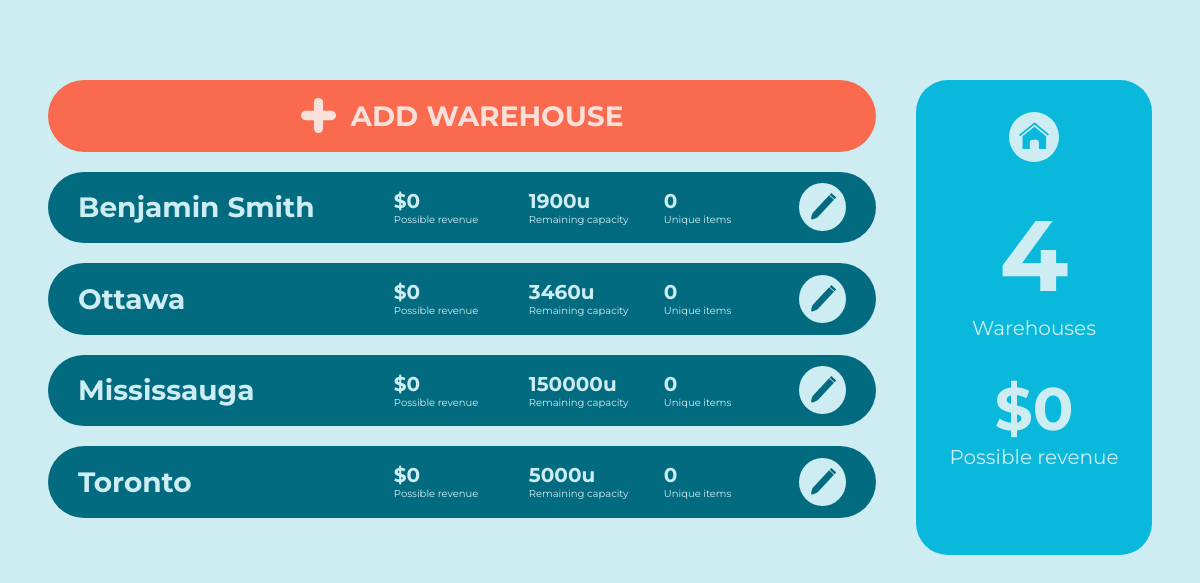
The page /warehouses on the database as committed earlier.
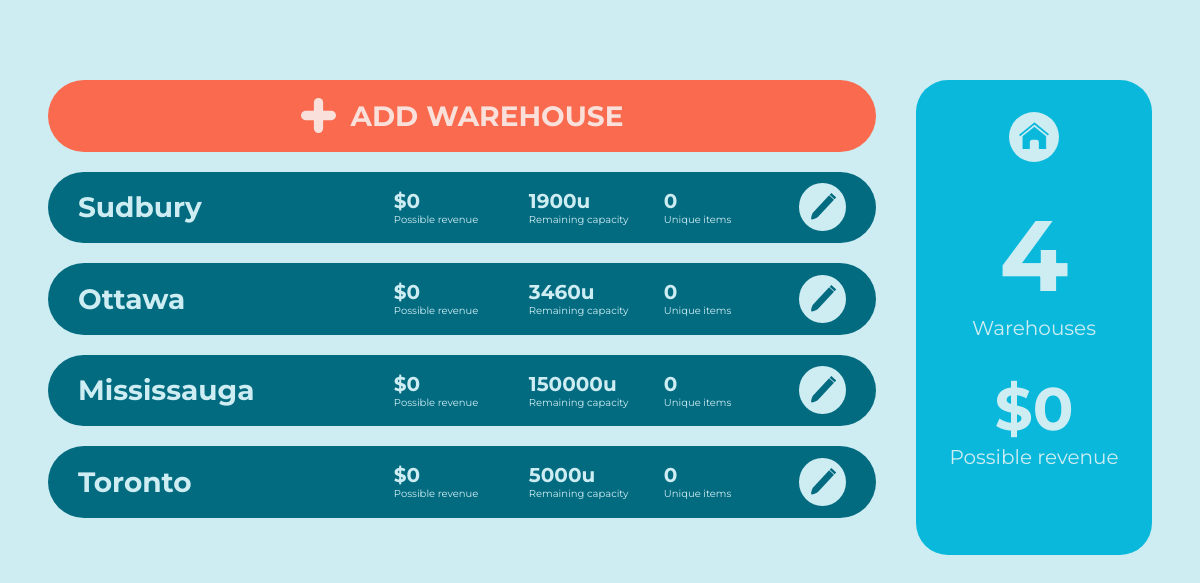
The same page on the database as committed later.
### wms/models.py (models this page shows, shortened)
class Warehouse(db.Model):
    _id = db.Column(db.Integer, primary_key=True)
    name = db.Column(db.String(14), unique=True, nullable=False)
    capacity = db.Column(db.Integer, nullable=False)
    items = db.relationship("Item", backref="home_warehouse", lazy=True)
    @hybrid_property
    def remaining_capacity(self):
        capacityUsed = 0
        for item in self.items:
            capacityUsed += item.quantity * ItemTemplate.query.filter_by(_id=item.item_template_id).size
        return self.capacity - capacityUsed
    @hybrid_property
    def possible_revenue(self):
        revenue = 0
        for item in self.items:
            item_temp = ItemTemplate.query.filter_by(_id=item.item_template_id)
            revenue += item.quantity * (item_temp.price - item_temp.cost)
        return revenue

### wms/routes.py (the view)
@app.route("/warehouses", methods=["GET", "POST"])
def warehouses():
    warehouseForm = WarehouseForm()
    warehouseList = Warehouse.query.all()
    possibleRevenue = 0
    for warehouse in warehouseList:
        possibleRevenue += warehouse.possible_revenue
    if warehouseForm.validate_on_submit():
        flash(f'Warehouse "{warehouseForm.name.data}" created.')
        db.session.add(Warehouse(name=warehouseForm.name.data,
                                 capacity=warehouseForm.capacity.data))
        db.session.commit()
        return redirect(url_for('warehouses'))
    return render_template('warehouses.html',
                           warehouseForm=warehouseForm,
                           warehouses=warehouseList,
                           possibleRevenue=possibleRevenue)

### wms/templates/warehouses.html (shortened to what this page needs)
<!DOCTYPE html>
{% extends "base.html" %}
{% block content %}
<link rel="stylesheet" href="static/warehouses.css">
<div class="content">
    <div class="list">
        <ul>
            <li>
                <button class="add-warehouse" id="add-warehouse">
                    <img src="static/+.svg" alt="+ button">
                    <h1>Add Warehouse</h1>
                </button>
            </li>
            {% for warehouse in warehouses %}
            <li class="warehouse-card">
                <ul>
                    <li class="name-li">
                       <h1>{{warehouse.name}}</h1>
                    </li>
                    <li>
                        <ul class="stats">
                            <li>
                                <h2>${{warehouse.possible_revenue}}</h2>
                                <p>Possible revenue</p>
                            </li>
                            <li>
                                <h2>{{warehouse.remaining_capacity}}u</h2>
                                <p>Remaining capacity</p>
                            </li>
                            <li>
                                <h2>{{warehouse.items|length}}</h2>
                                <p>Unique items</p>
                            </li>
                        </ul>
                    </li>
                    <li class="edit-li">
                        <a href="{{url_for('view_warehouse', warehouse_name=warehouse.name)}}">
                            <button class="edit-button">
                            </button>
                        </a>
                    </li>
                </ul>
            </li>
            {% endfor %}
        </ul>
    </div>
    <div class="warehouse-stats">
        <ul>
            <li>
                <a href="{{url_for('home')}}" class="home">
                </a>
            </li>
            <li>
                <h1>{{warehouses|length}}</h1>
                <p>Warehouses</p>
            </li>
            <li>
                <h2>
                    ${{possibleRevenue}}
                </h2>
                <p>Possible revenue</p>
            </li>
        </ul>
    </div>
</div>
{% endblock content %}

Rows that differ between the two databases and show on the page:
changed Warehouse: name "Benjamin Smith" → "Sudbury"
